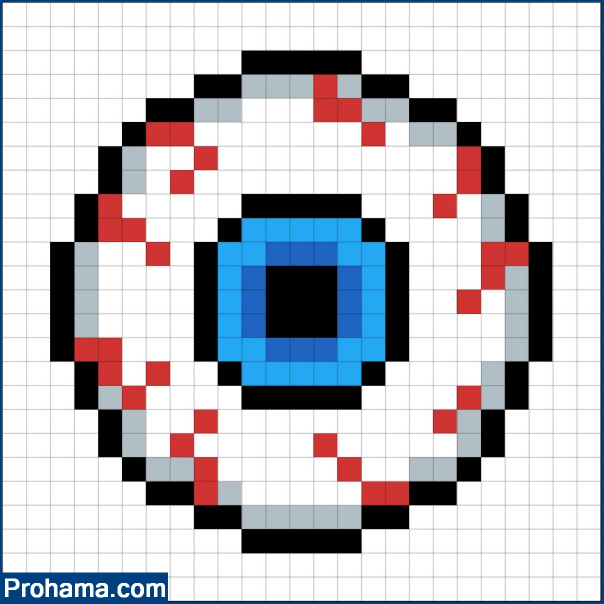
#> input picture summer_prep/csc420/eye.jpg, 1207 x 1208 px (shown at 1/2 size)
$ python linear_filtering.py
#> lines starting #> are read from the running program, lines starting #| are printed output that depends on the picture
import sys
import cv2 as cv
import numpy as np

def linear_filter(filename):
#> called with filename = 'eye.jpg'
    window_name = 'filter2D Demo'
    image = cv.imread(filename)
#> image is the input picture: shape (1208, 1207, 3); mean B, G, R 195.5, 189.1, 188.9

    if image is None:
        print('Error opening image!')
        print('Usage: filter2D.py [image_name -- default lena.jpg] \n')
        return -1

    # Initialize ddepth argument for the filter
    ddepth = -1

    ind = 0
    lst = [0 for _ in range(0, 1206)] + [1]
    print(lst[-1])
    while True:
        kernel = np.array([[0 for _ in range(0, 1207)],
                           lst,
                           [0 for _ in range(0, 1207)]
                           ])
        # kernel /= (kernel_size * kernel_size)

        # Apply filter
        dst = cv.filter2D(image, ddepth, kernel)
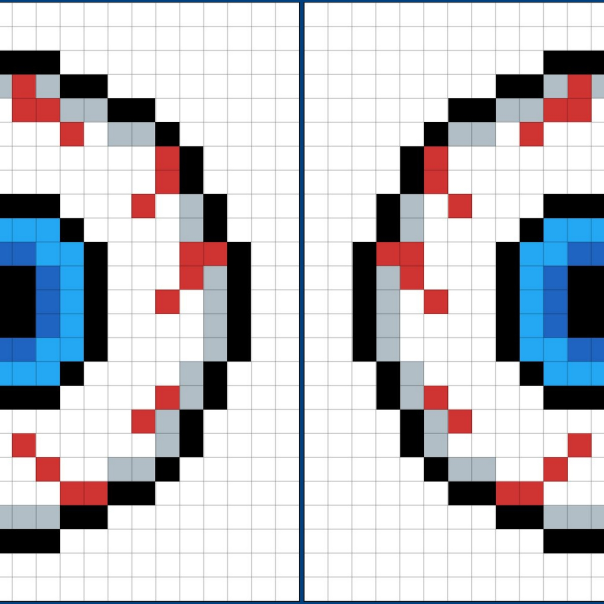
#> dst: shape (1208, 1207, 3) (shown at 1/2 size); mean B, G, R 196.4, 190.7, 191.2
        cv.imshow(window_name, dst)

        c = cv.waitKey(500)
#> (key Esc is pressed here)
        if c == 27:
            break

        ind += 1

    return 0

linear_filter('eye.jpg')

$ run again, with summer_prep/csc420/lena.jpg copied over summer_prep/csc420/eye.jpg
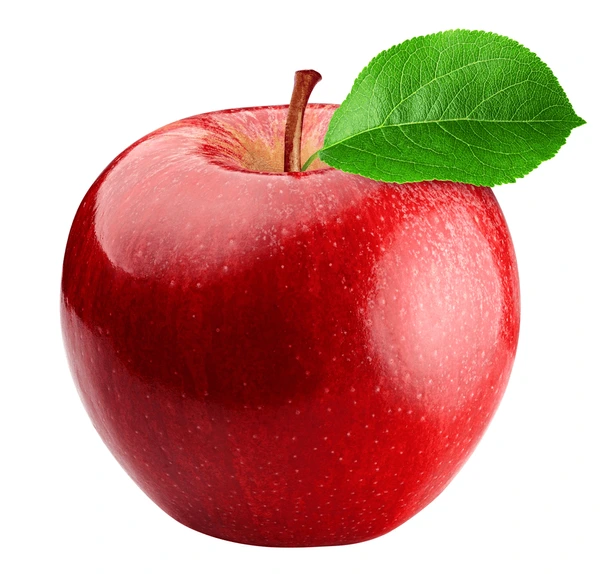
#> input picture summer_prep/csc420/lena.jpg, 600 x 574 px
#> in linear_filter, image is the input picture: shape (574, 600, 3); mean B, G, R 145.3, 155.7, 205.4
#> in linear_filter, `dst = cv.filter2D(image, ddepth, kernel)`:
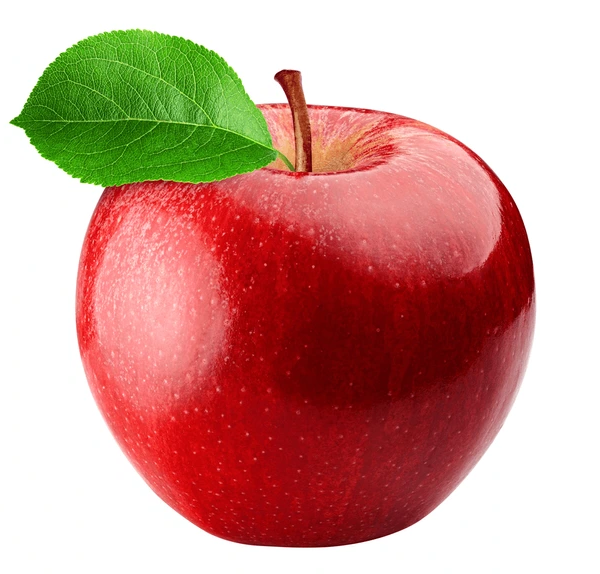
#> dst: shape (574, 600, 3); mean B, G, R 145.3, 155.7, 205.4
